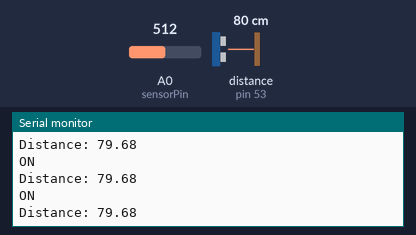
Recording of a sketch running on a simulated Arduino Mega 2560, built with avr-gcc and run on an emulated ATmega2560. Shown: the last lines printed to the serial monitor. Wiring (inferred from the names in the program): ultrasonic range finder: trigger pin 23; echo pin 53. The inputs (shaded band) are chosen by the test bench; at power-on: A0 (sensorPin) = 512, distance to the obstacle (sensor on pin 53) 80 cm. The echo pulse lasts 58.3 µs per cm.

Above: at 1.2 s.
1.3 s: A0 (sensorPin) set to 0
At 1.38 s:
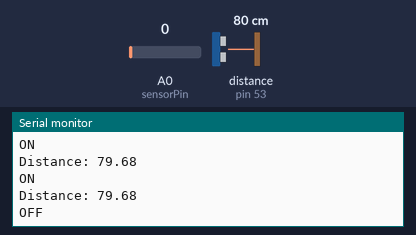
2.9 s: distance to the obstacle (sensor on pin 53) set to 2 cm
At 2.97 s:
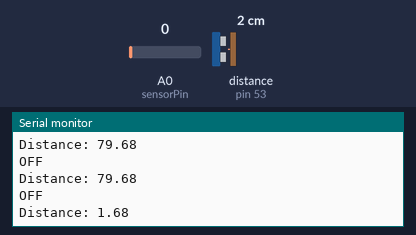
5.9 s: distance to the obstacle (sensor on pin 53) set to 35 cm
At 5.91 s:
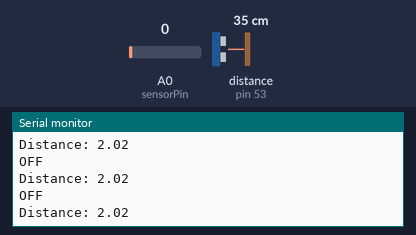
8.9 s: A0 (sensorPin) set to 20
At 9.1 s:
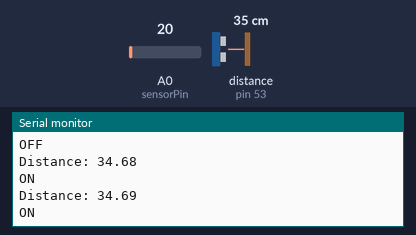
Timing chart, 0 to 11.4 s (numbered marks = the images above; inputs shaded):
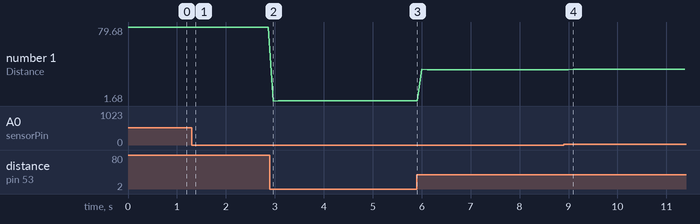

Measured:
- after the input at 1.3 s, the serial monitor: prints a new line after 0.08 s (image 1)
- after the input at 2.9 s, the serial monitor: prints a new line after 0.07 s (image 2)
- after the input at 8.9 s, the serial monitor: prints a new line after 0.09 s (image 4)
- plotted number 1: 79.68 → 2.02 after the input at 2.9 s, 2.02 → 34.68 after the input at 5.9 s

The sketch:

combineSensorPhotodiode.ino
```cpp
const int trigPin = 23;
const int echoPin = 53;

float duration, distance;

const int sensorPin = A0;
int sensorValue = 0;

void setup() {
  // put your setup code here, to run once:
  Serial.begin(9600);
  pinMode(sensorPin,INPUT);
  pinMode(trigPin, OUTPUT);
  pinMode(echoPin, INPUT);
}

void loop() {
  // put your main code here, to run repeatedly:
  sensorValue= analogRead(sensorPin);
  if (sensorValue > 10)
    Serial.println("ON");
  else
    Serial.println("OFF");

  digitalWrite(trigPin, LOW);
  delayMicroseconds(2);
  digitalWrite(trigPin, HIGH);
  delayMicroseconds(10);
  digitalWrite(trigPin, LOW);

  duration = pulseIn(echoPin, HIGH);
  distance = (duration*.0343)/2;
  Serial.print("Distance: ");
  Serial.println(distance);
  delay(100);


}
```
